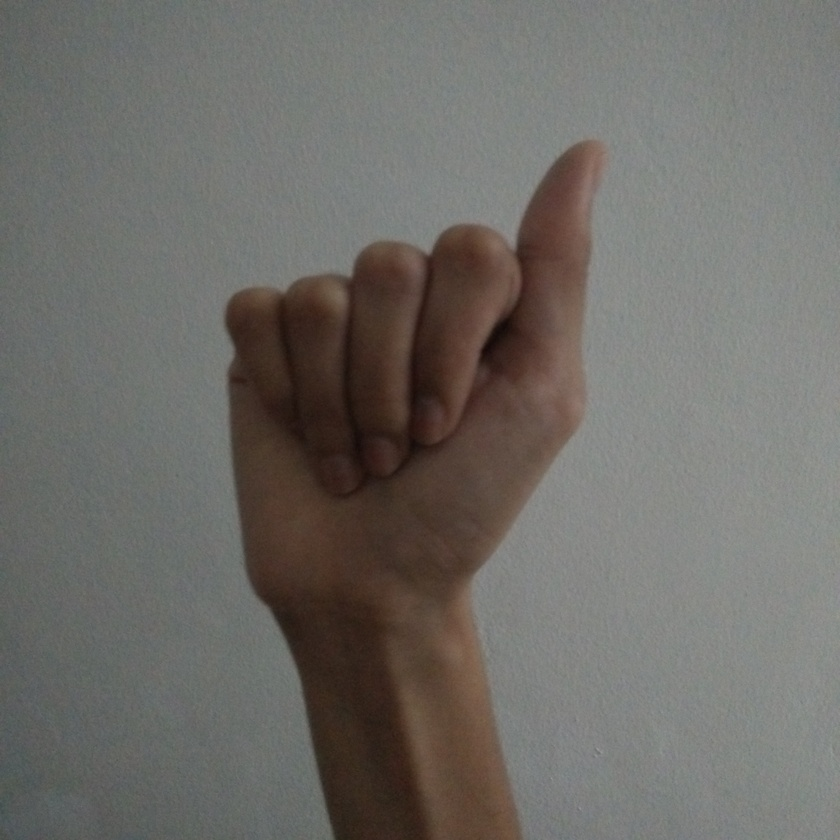
#> input picture cnn/data/a/1 copy.jpg, 840 x 840 px, shrunk from 2448 x 2448 before the run, given in place of the camera
$ python hand_detection.py   (older library calls are emulated)
#> lines starting #> are read from the running program, lines starting #| are printed output that depends on the picture; after the words box and inside, x2 and y2 are one past the last pixel; in counts of white or black regions, pixels touching at a corner belong together
# reference - https://github.com/lzane/Fingers-Detection-using-OpenCV-and-Python

import cv2
import numpy as np

# from default camera
capture = cv2.VideoCapture(0)

# necessary variables
bgSubThreshold = 50
bgModel = cv2.createBackgroundSubtractorMOG2(0, bgSubThreshold)
blurValue = 41
cap_region_x_begin=0.6  # start point/total width
cap_region_y_end=0.6  # start point/total width

detectedBG = False

def removeBG(frame):
    fgmask = bgModel.apply(frame, learningRate=0)

    kernel = np.ones((3, 3), np.uint8)
    fgmask = cv2.erode(fgmask, kernel, iterations=1)
    res = cv2.bitwise_and(frame, frame, mask=fgmask)
    return res

while True:
    ret, frame = capture.read()
#> frame is the input picture: shape (840, 840, 3); mean B, G, R 103.5, 108, 110.4

    frame = cv2.bilateralFilter(frame, 5, 50, 100)  # smoothing filter
    frame = cv2.flip(frame, 1) # flip frame for better orientation
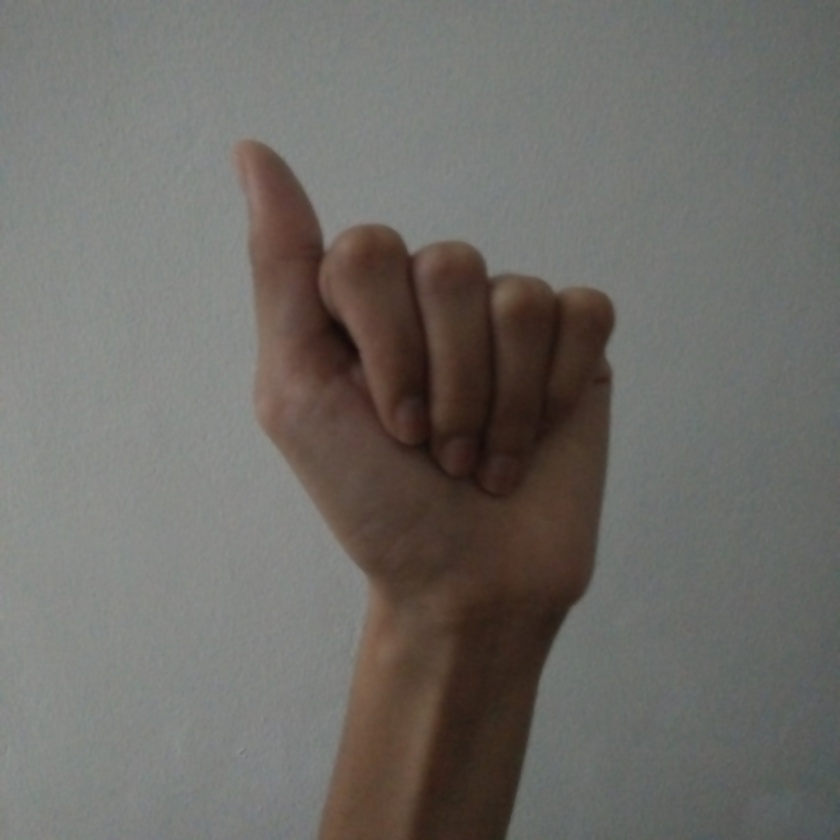
#> frame: shape (840, 840, 3); mean B, G, R 103.5, 108, 110.4

    cv2.rectangle(frame, (int(cap_region_x_begin * frame.shape[1]), 0),
                 (frame.shape[1], int(cap_region_y_end * frame.shape[0])), (255, 0, 0), 2)
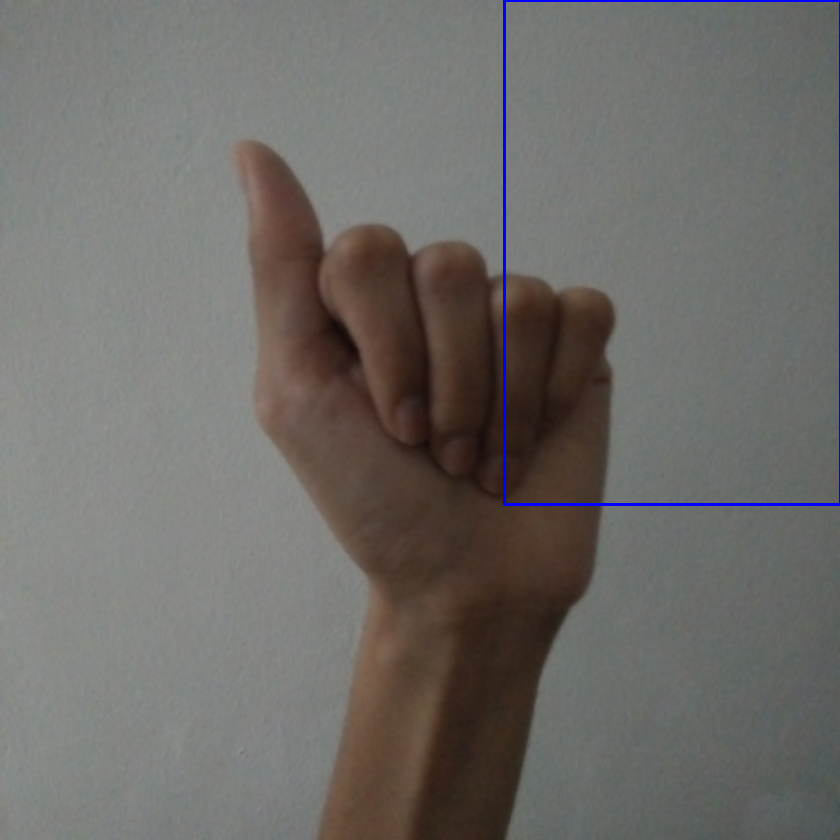
#> frame: shape (840, 840, 3); 0.52% of pixels changed, all inside (x1, y1, x2, y2) = (503, 0, 840, 506)

    # after 'c' is pressed - remove background and detect the hand
    if detectedBG:
        foreground = removeBG(frame)
        foreground = foreground[0:int(cap_region_y_end * frame.shape[0]),
                        int(cap_region_x_begin * frame.shape[1]):frame.shape[1]]  # clip the ROI

        # convert the foreground into binary image
        gray = cv2.cvtColor(foreground, cv2.COLOR_BGR2GRAY)
        blur = cv2.GaussianBlur(gray, (blurValue, blurValue), 0)
        ret, binary = cv2.threshold(blur, 100, 255, cv2.THRESH_BINARY)

        # find the biggeset contour or the hand
        _,contours, hierarchy = cv2.findContours(binary, cv2.RETR_TREE, cv2.CHAIN_APPROX_SIMPLE)
        length = len(contours)
        maxArea = -1

        if length > 0:
            for i in range(length):
                temp = contours[i]
                area = cv2.contourArea(temp)
                if area > maxArea:
                    maxArea = area
                    c = i

            res = contours[c]
            # fill the hand only
            hand = np.zeros(binary.shape, np.uint8)
            cv2.fillPoly(hand, [res], (255,255,255))

        cv2.imshow('Hand', hand)

    cv2.imshow('Full', frame)

    k = cv2.waitKey(10)
#> (key q is pressed here)
    if k == ord('q'):
        break
    elif k == ord('c'):
        detectedBG = True

capture.release()
cv2.destroyAllWindows()

$ run again, on cnn/data/a/12 copy.jpg
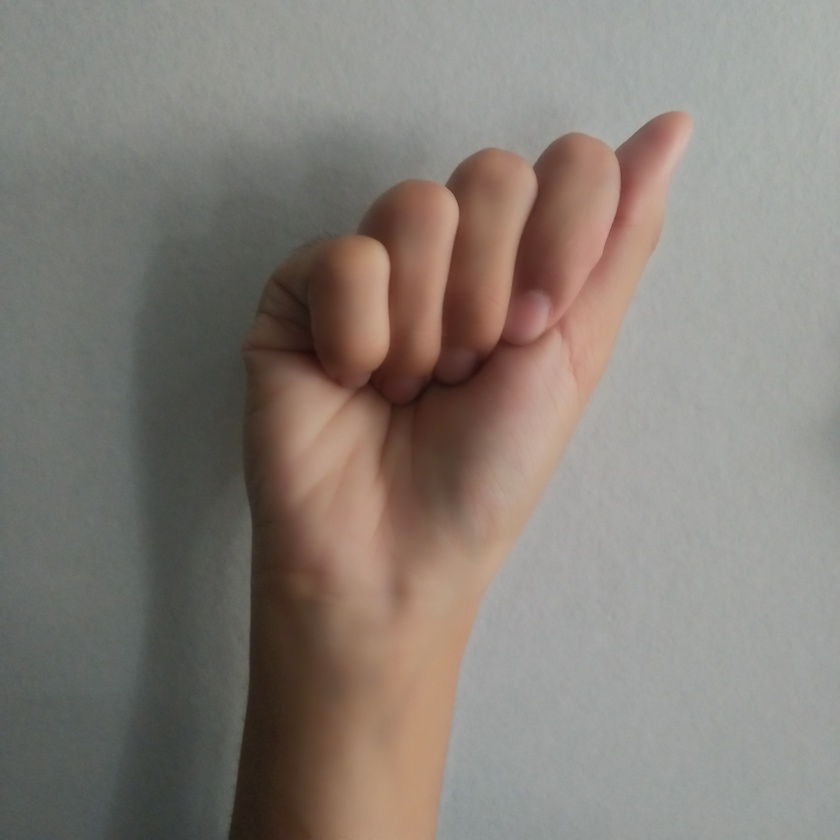
#> input picture cnn/data/a/12 copy.jpg, 840 x 840 px, shrunk from 2448 x 2448 before the run, given in place of the camera
#> frame is the input picture: shape (840, 840, 3); mean B, G, R 120.2, 127, 134.5
#> `frame = cv2.flip(frame, 1)`:
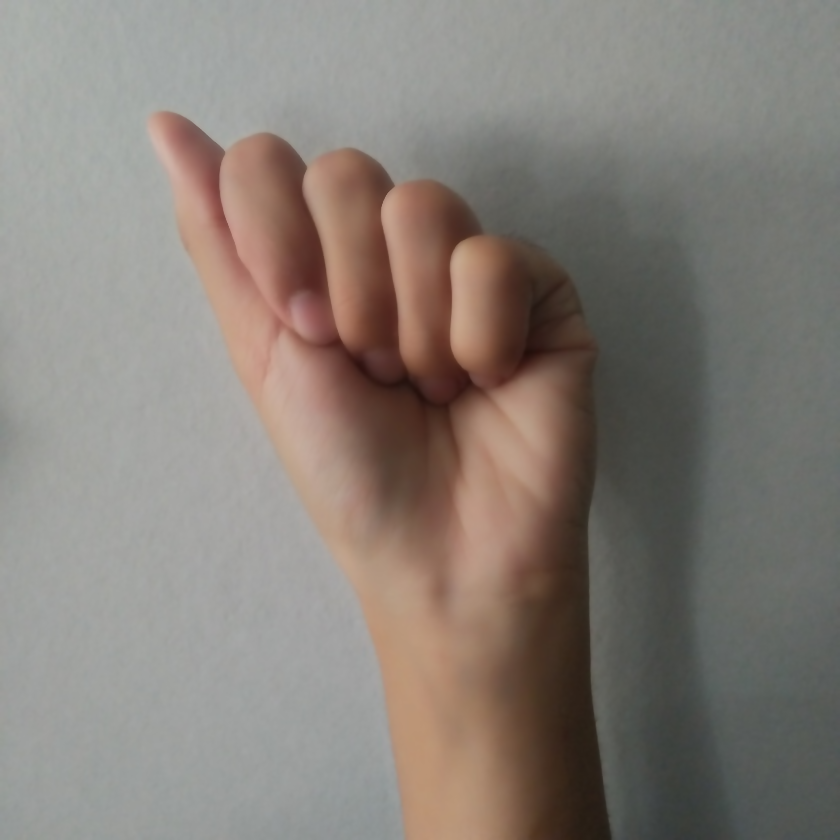
#> frame: shape (840, 840, 3); mean B, G, R 120.2, 127, 134.5
#> `cv2.rectangle(frame, (int(cap_region_x_begin * frame.shape[1]), 0), (f..`:
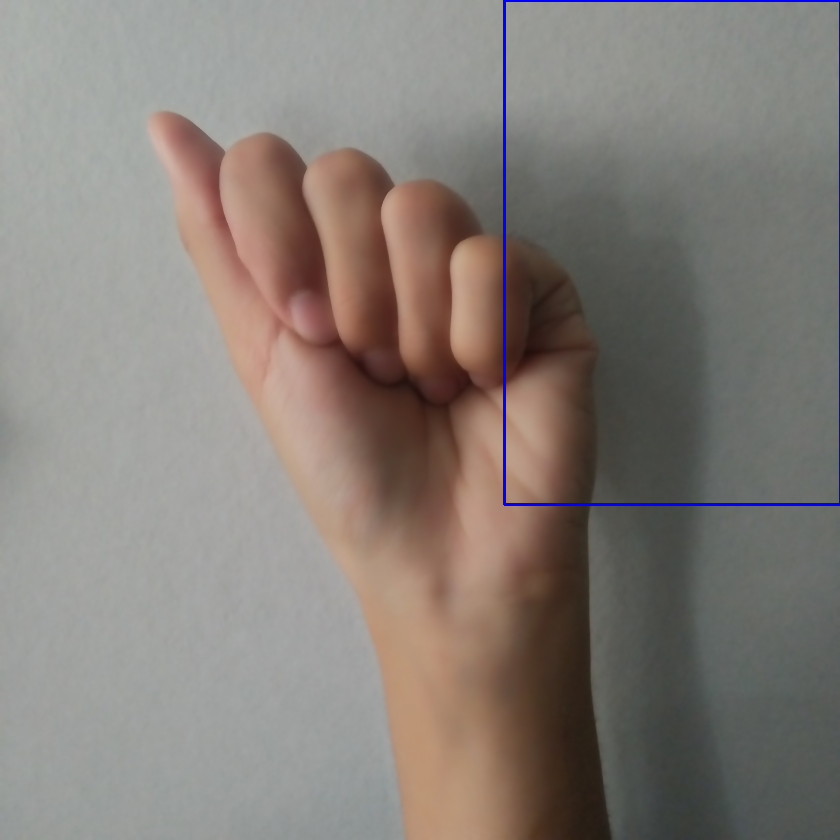
#> frame: shape (840, 840, 3); 0.52% of pixels changed, all inside (x1, y1, x2, y2) = (503, 0, 840, 506)

$ run again, on cnn/data/a/13 copy.jpg
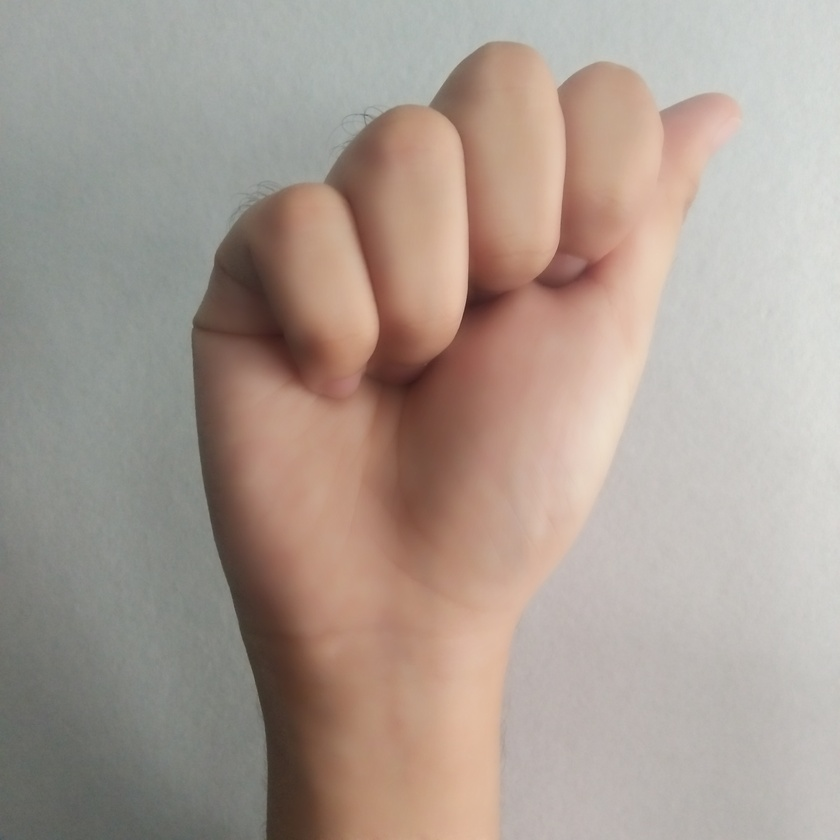
#> input picture cnn/data/a/13 copy.jpg, 840 x 840 px, shrunk from 2448 x 2448 before the run, given in place of the camera
#> frame is the input picture: shape (840, 840, 3); mean B, G, R 146.4, 155.8, 169.5
#> `frame = cv2.flip(frame, 1)`:
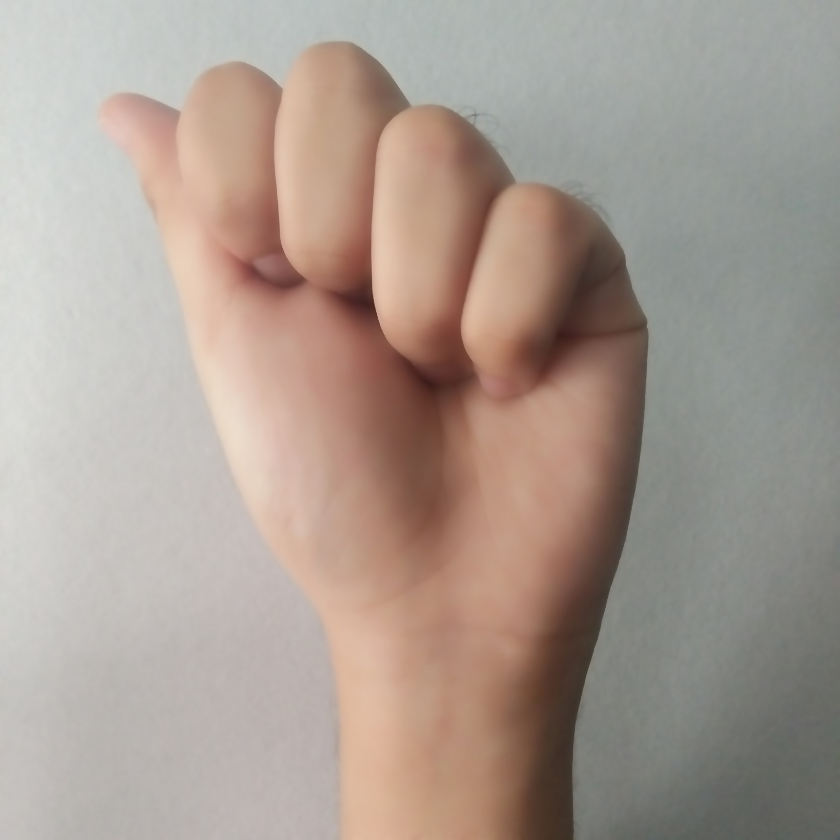
#> frame: shape (840, 840, 3); mean B, G, R 146.4, 155.8, 169.5
#> `cv2.rectangle(frame, (int(cap_region_x_begin * frame.shape[1]), 0), (f..`:
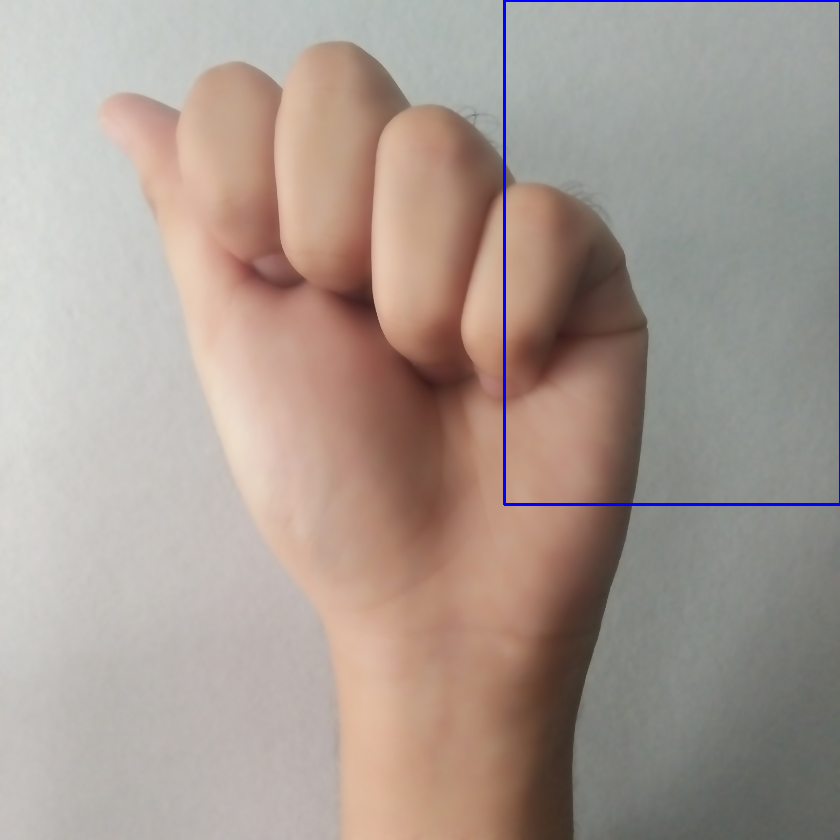
#> frame: shape (840, 840, 3); 0.52% of pixels changed, all inside (x1, y1, x2, y2) = (503, 0, 840, 506)

$ run again, on cnn/data/a/18 copy.jpg
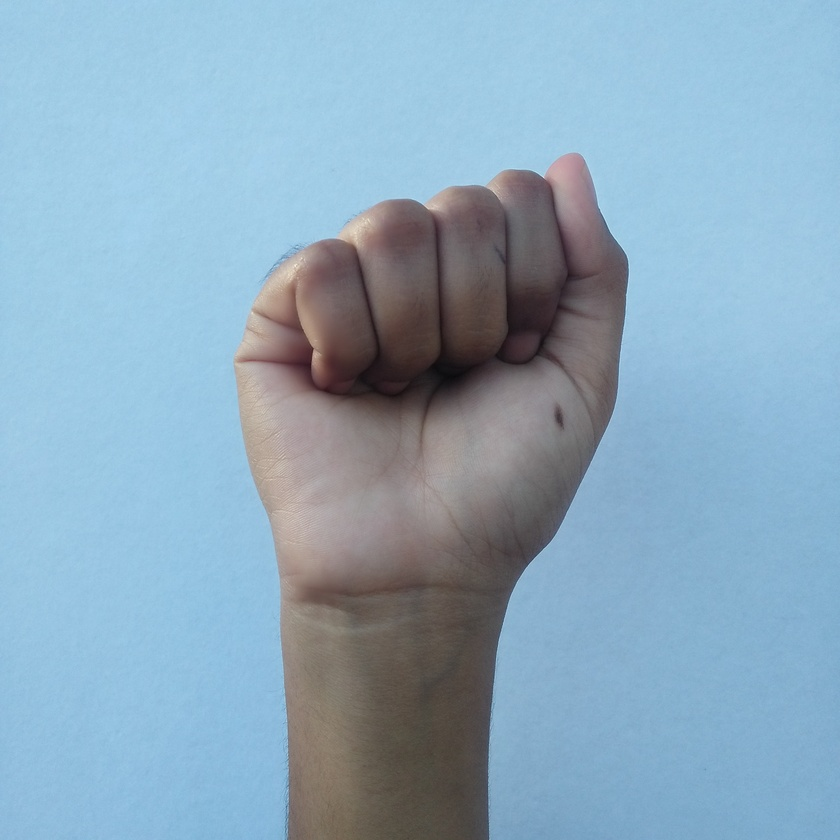
#> input picture cnn/data/a/18 copy.jpg, 840 x 840 px, shrunk from 2448 x 2448 before the run, given in place of the camera
#> frame is the input picture: shape (840, 840, 3); mean B, G, R 189.7, 169.7, 140.3
#> `frame = cv2.flip(frame, 1)`:
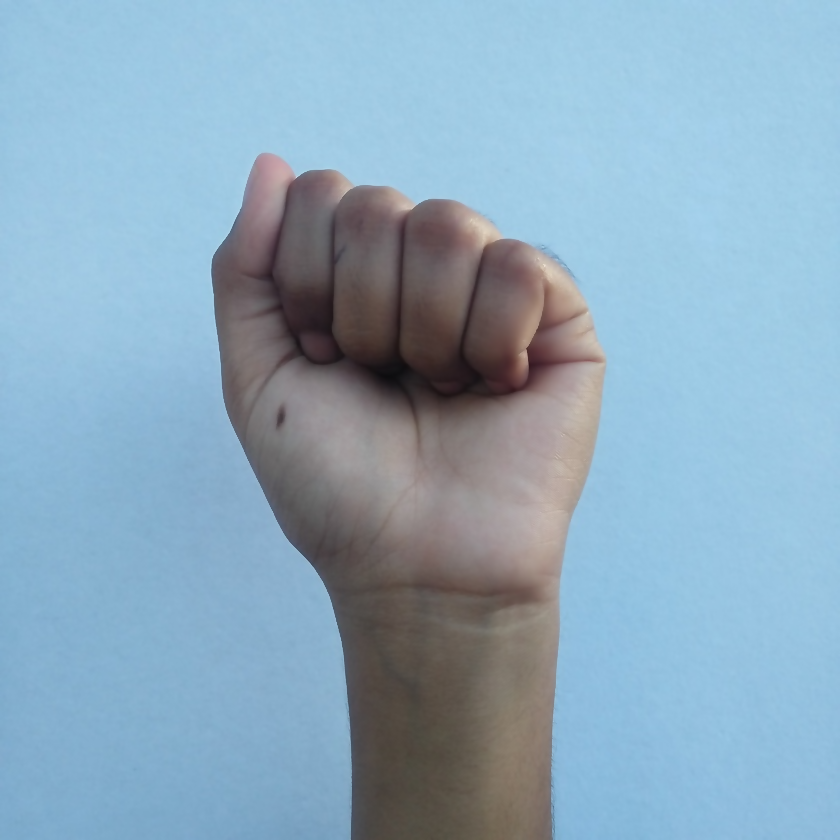
#> frame: shape (840, 840, 3); mean B, G, R 189.7, 169.7, 140.3
#> `cv2.rectangle(frame, (int(cap_region_x_begin * frame.shape[1]), 0), (f..`:
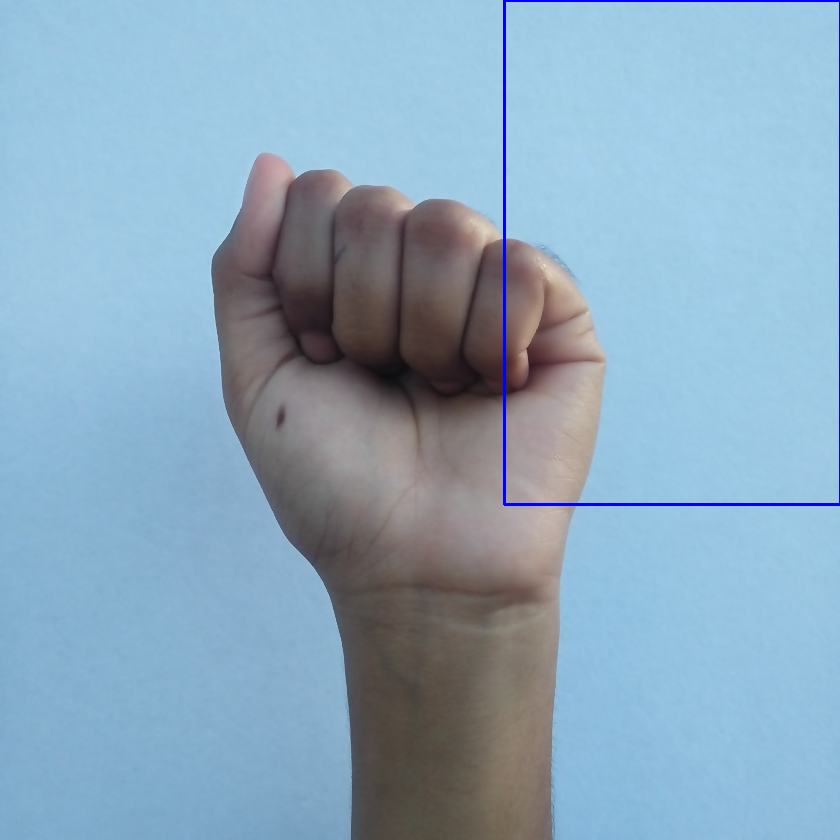
#> frame: shape (840, 840, 3); 0.52% of pixels changed, all inside (x1, y1, x2, y2) = (503, 0, 840, 506)
